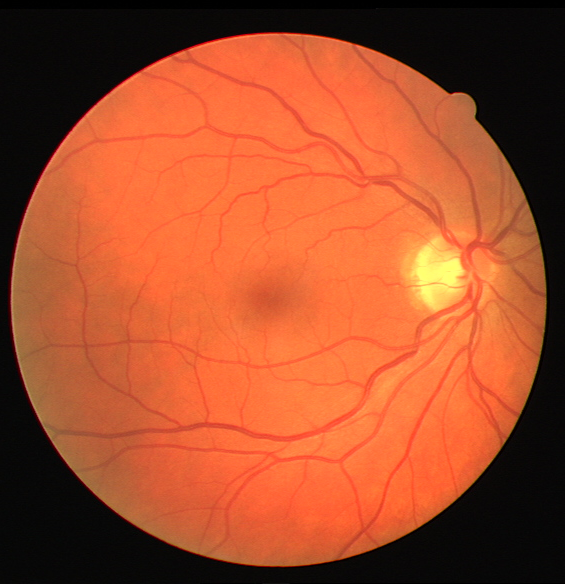
#> input picture two.tif, 565 x 584 px
$ python CLACHE.py
#> lines starting #> are read from the running program, lines starting #| are printed output that depends on the picture
import cv2
import numpy as np

img = cv2.imread('two.tif')
#> img is the input picture: shape (584, 565, 3); mean B, G, R 43.3, 77.4, 163.5

# Convert to grayscale
gray = cv2.cvtColor(img, cv2.COLOR_BGR2GRAY)
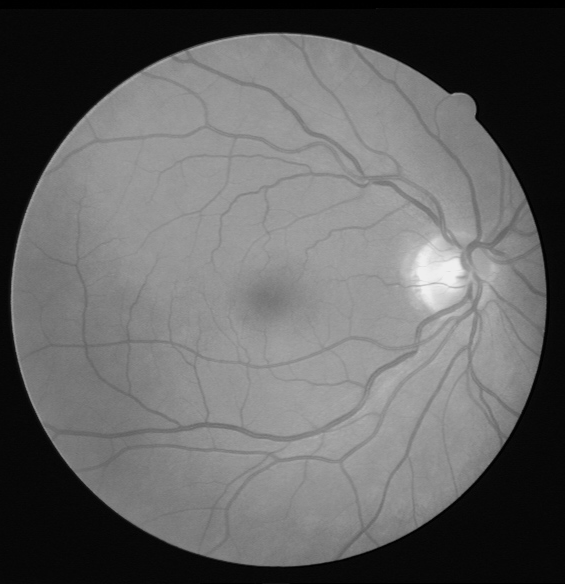
#> gray: shape (584, 565); min 0, max 240, mean 99.3

# Apply histogram equalization
eq = cv2.equalizeHist(gray)
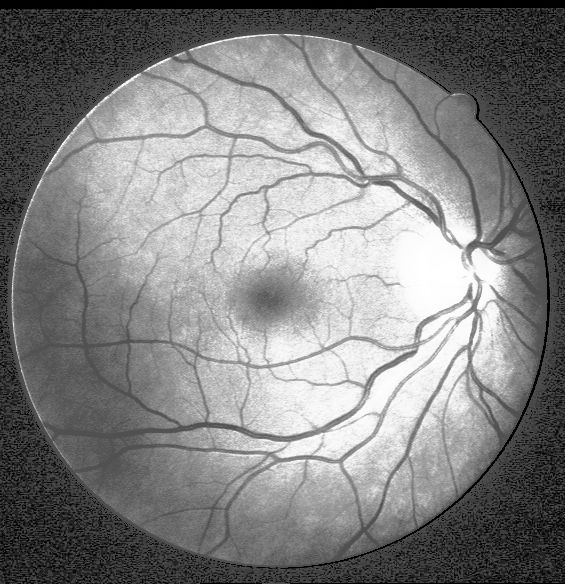
#> eq: shape (584, 565); min 0, max 255, mean 130.3

# Stack the images to get out output
res = np.hstack((gray,eq)) #stacking images side-by-side
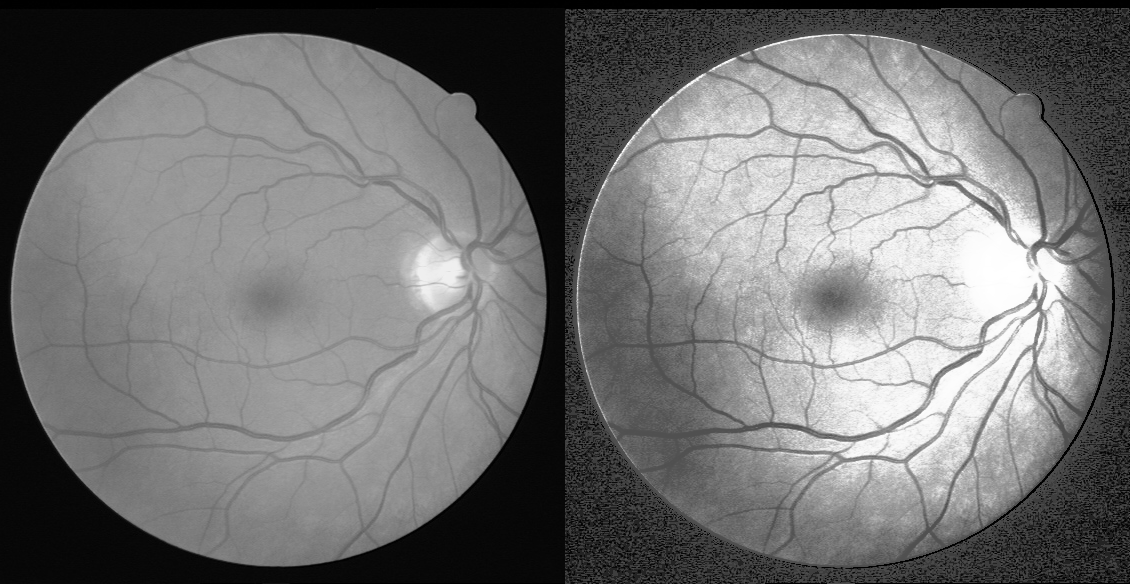
#> res: shape (584, 1130); min 0, max 255, mean 114.8

# Save image
# cv2.imshow(,res)
cv2.imshow('res.png',res)
#Wait for a keypress
cv2.waitKey(0)

#Destroy all the windows
cv2.destroyAllWindows()
